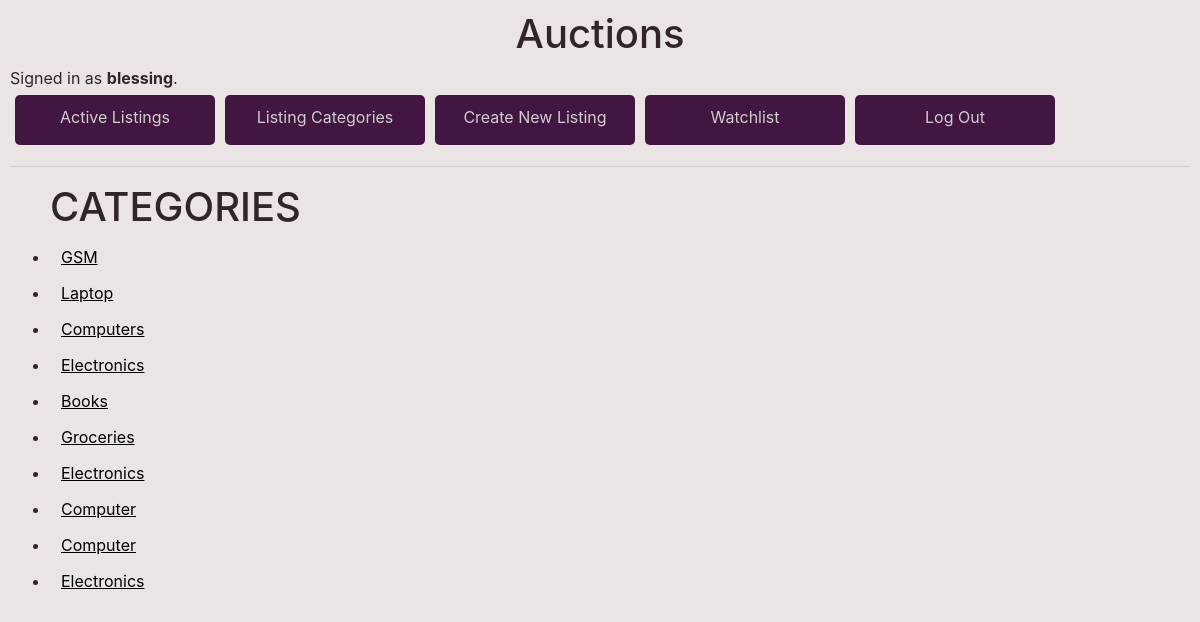
The app's page /categories (signed in) with its own data.
### auctions/models.py (models this page shows, shortened)
class User(AbstractUser):
    pass

class Auction(models.Model):
    user = models.ForeignKey(User, on_delete=CASCADE,
                             related_name="user", null=True)
    title = models.CharField(max_length=100)
    price = models.FloatField()
    description = models.TextField(null=True, blank=True)
    url = models.URLField(max_length=200, null=True)
    category = models.CharField(max_length=100)
    time = models.DateTimeField()

### auctions/views.py (the view)
# urls.py: path("categories", views.categories, name="categories"),
def categories(request):
    auction_listings = Auction.objects.all()
    return render(request, "auctions/categories.html", {
        "auction_listings": auction_listings
    })

### auctions/templates/auctions/categories.html (shortened to what this page needs)
{% extends 'auctions/layout.html' %}
{% block body %}
    <ul id="category">
        <h1>Categories</h1>
        {% for auction_listing in auction_listings %}
            <li>
                <form action="{% url 'view-category' %}" method="POST">
                    <input type="submit" value="{{ auction_listing.category }}" class="category-component">
                </form>
            </li>
        {% endfor %}
    </ul>
{% endblock %}

### auctions/templates/auctions/layout.html (shortened to what this page needs)
{% load static %}
<!DOCTYPE html>
<html lang="en">
  <head>
    <link
      rel="stylesheet"
      href="https://stackpath.bootstrapcdn.com/bootstrap/4.4.1/css/bootstrap.min.css"
    />
    <link href="{% static 'auctions/styles.css' %}" rel="stylesheet" />
  </head>
  <body>
    <center>
      <h1>Auctions</h1>
    </center>
    <div>
      {% if user.is_authenticated %} Signed in as
      <strong>{{ user.username }}</strong>. {% else %} Not signed in.
      {% endif %}
    </div>
    <ul class="nav">
      <li class="nav-item">
        <a class="nav-link" href="{% url 'index' %}">Active Listings</a>
      </li>
      <li class="nav-item">
        <a class="nav-link" href="{% url 'categories' %}">Listing Categories</a>
      </li>
      {% if user.is_authenticated %}
      <li class="nav-item">
        <a href="{% url 'new' %}" class="nav-link">Create New Listing</a>
      </li>
      <li class="nav-item">
        <a href="{% url 'view-watchlist' %}" class="nav-link">Watchlist</a>
      </li>
      <li class="nav-item">
        <a class="nav-link" href="{% url 'logout' %}">Log Out</a>
      </li>
      {% endif %} {% if user.is_authenticated %} {% endif %}
    </ul>
    <hr />
    {% block body %} {% endblock %}
  </body>
</html>

### auctions/static/auctions/styles.css (style rules this page uses)
body { padding: 10px; background-color: rgb(235, 228, 228); color: rgb(49, 37, 37); }
.nav-link { border-radius: 5px; width: 200px; text-align: center; height: 50px; padding: 10px; margin: 5px; background-color: rgb(65, 23, 65); color: rgb(211, 202, 211); }
#category > h1 { text-transform: uppercase; }
.category-component { margin: 5px; background: none; text-decoration: underline; border: none; outline: none; }

### records on screen
User: username "blessing"
Auction: category "GSM"
Auction: category "Laptop"
Auction: category "Computers"
Auction: category "Electronics"
Auction: category "Books"
Auction: category "Groceries"
Auction: category "Electronics"
Auction: category "Computer"
Auction: category "Computer"
Auction: category "Electronics"
